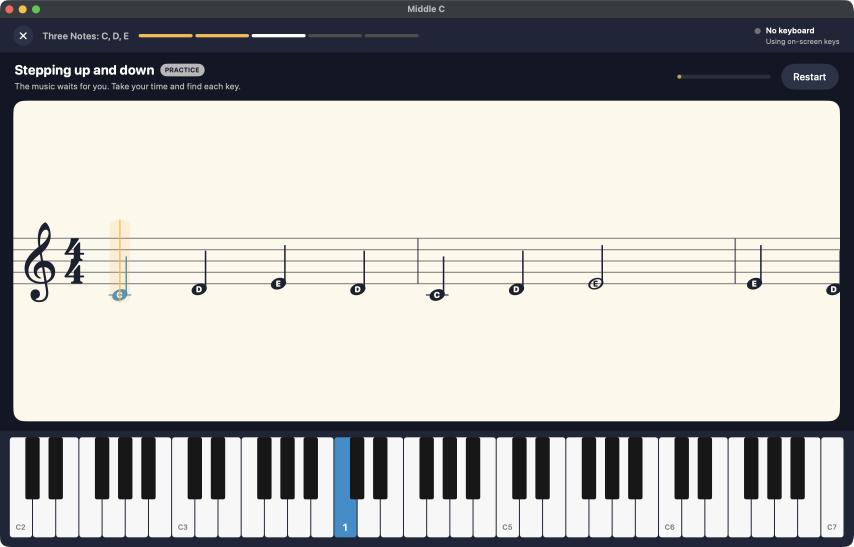
#> input picture docs/screenshots/macos/lesson-practice.png, 2560 x 1640 px (shown at 1/3 size)
$ python site-images.py
#> lines starting #> are read from the running program, lines starting #| are printed output that depends on the picture
# /// script
# requires-python = ">=3.9"
# dependencies = ["pillow>=10"]
# ///
"""Makes the website's images (site/images, the favicons) from the app icon and
the screenshots in docs/screenshots.

They aren't committed: the Website workflow runs this before every deploy, and you
run it once before previewing the site locally:

    uv run scripts/site-images.py
"""

import shutil
from pathlib import Path

from PIL import Image

ROOT = Path(__file__).resolve().parent.parent
SHOTS = ROOT / "docs" / "screenshots"
SITE = ROOT / "site"
OUT = SITE / "images"
ICON_PNG = ROOT / "Support/iOS/Assets.xcassets/AppIcon.appiconset/AppIcon.png"
ICON_SVG = ROOT / "Support/Icon/icon.svg"

# (source in docs/screenshots, width in pixels, name in site/images)
SCREENSHOTS = [
    ("macos/lesson-practice.png", 1600, "mac-practice"),
    ("macos/lesson-in-time.png", 1400, "mac-in-time"),
    ("macos/learn.png", 1400, "mac-learn"),
    ("ipad/songs-landscape.png", 1400, "ipad-songs"),
    ("ipad/song-landscape.png", 1400, "ipad-song"),
    ("iphone/song-portrait.png", 640, "iphone-song"),
    ("iphone/free-play-portrait.png", 640, "iphone-free-play"),
    ("iphone/learn-portrait.png", 640, "iphone-learn"),
    ("iphone/lesson-practice-portrait.png", 640, "iphone-practice"),
]


def resized(path: Path, width: int) -> Image.Image:
#> called with width = 1600
    image = Image.open(path)
#> image is the input picture: PIL image 2560x1640 RGBA; mean R, G, B, A 181.2, 180.4, 177.2, 255
    image = image.convert("RGBA" if "A" in image.getbands() else "RGB")
    height = round(image.height * width / image.width)
#> height = 1025
    return image.resize((width, height), Image.Resampling.LANCZOS)
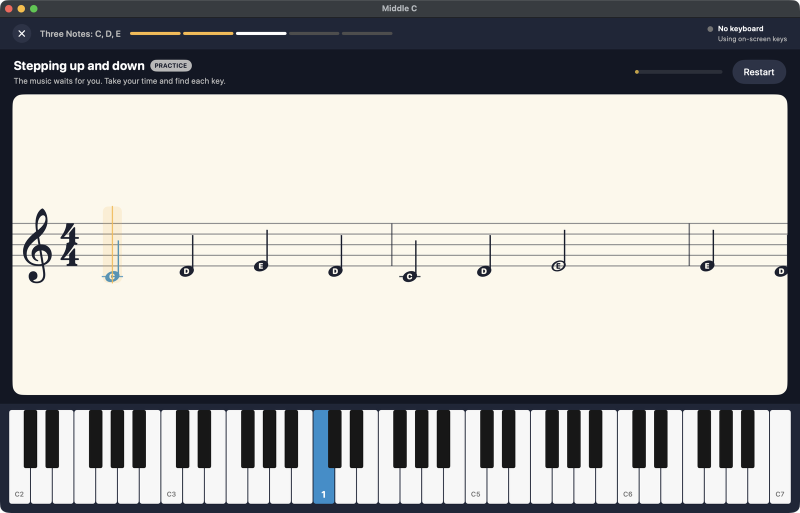
#> returned value: PIL image 1600x1025 RGBA (shown at 1/2 size); mean R, G, B, A 181.1, 180.4, 177.2, 255; transparent parts drawn white


def hex_colour(value: str) -> tuple:
    return tuple(int(value[i:i + 2], 16) for i in (1, 3, 5))


def link_preview(path: Path) -> None:
    """1200x630: the practice screen on the app's background gradient."""
    size = (1200, 630)
    top = Image.new("RGB", size, hex_colour("#2A3350"))
    bottom = Image.new("RGB", size, hex_colour("#121724"))
    mask = Image.linear_gradient("L").resize(size)
    background = Image.composite(bottom, top, mask)
    shot = resized(SHOTS / "macos/lesson-practice.png", 1080)
    background.paste(shot, (60, 60), shot if shot.mode == "RGBA" else None)
    background.save(path, quality=85, optimize=True, progressive=True)


def main() -> None:
    OUT.mkdir(parents=True, exist_ok=True)

    for source, width, name in SCREENSHOTS:
        resized(SHOTS / source, width).save(OUT / f"{name}.webp", quality=82, method=6)
#> pass 2 of the loop in main, `for source, width, name in SCREENSHOTS:`:
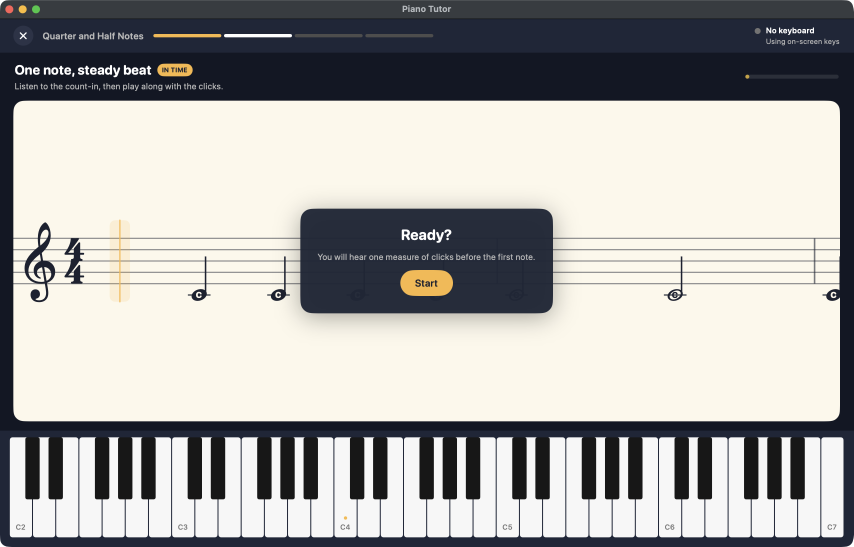
#> input picture docs/screenshots/macos/lesson-in-time.png, 2560 x 1640 px (shown at 1/3 size)
#> in resized, image is the input picture: PIL image 2560x1640 RGBA; mean R, G, B, A 170.5, 169.8, 167.4, 255
#> in resized (call 2), `return image.resize((width, height), Image.Resampling.LANCZOS)`:
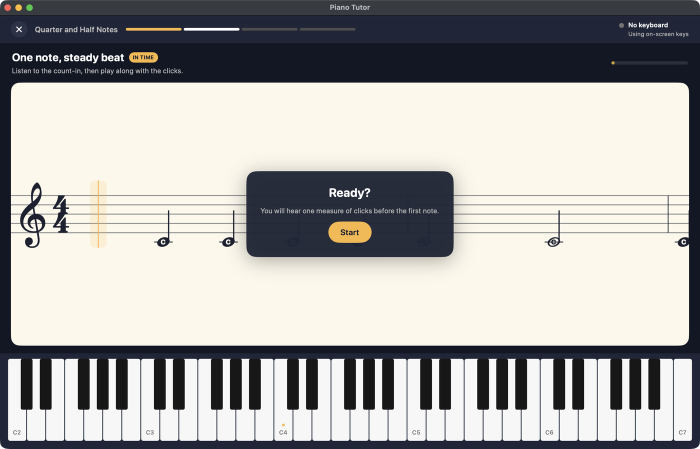
#> returned value: PIL image 1400x897 RGBA (shown at 1/2 size); mean R, G, B, A 170.4, 169.7, 167.4, 255; transparent parts drawn white

    shutil.copyfile(ICON_SVG, SITE / "favicon.svg")
    resized(ICON_PNG, 180).save(SITE / "apple-touch-icon.png", optimize=True)
    resized(ICON_PNG, 256).save(OUT / "icon-256.png", optimize=True)

    link_preview(OUT / "og-image.jpg")

    count = len(list(OUT.iterdir()))
    print(f"Wrote {count} images to {OUT.relative_to(ROOT)} and 2 icons to site/")


if __name__ == "__main__":
#> (the run stopped early here; a loop or call above may not have finished)
